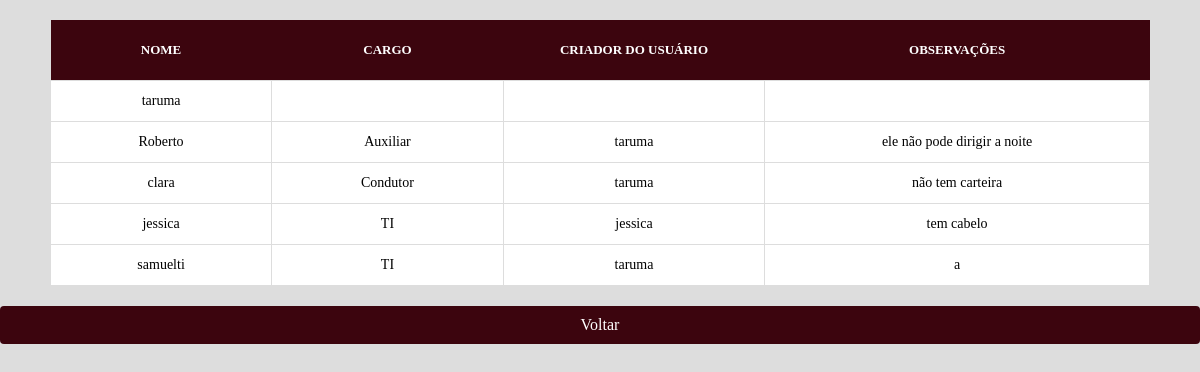
The page /taruma/usuarios.php on the database as committed earlier.
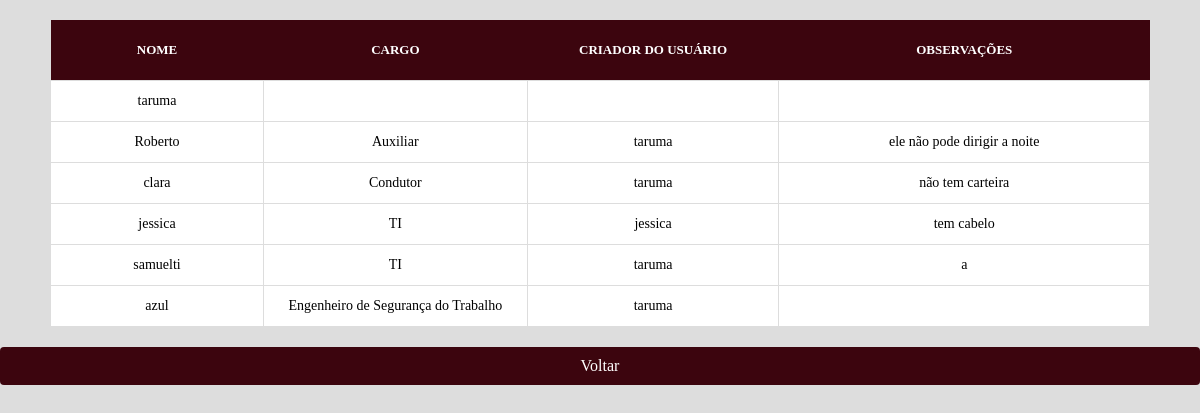
The same page on the database as committed later.
### tables this page shows
CREATE TABLE `usuarios` (
  `id` bigint(20) UNSIGNED NOT NULL,
  `login` varchar(255) NOT NULL,
  `senha` varchar(255) NOT NULL,
  `prioridade` int(2) NOT NULL,
  `superior` varchar(255) DEFAULT NULL,
  `cargo` varchar(255) NOT NULL,
  `observacoes` varchar(255) DEFAULT NULL
);

### taruma/usuarios.php (the view, shortened to what this page needs)
<!DOCTYPE html>
<html lang="pt-BR">
<?php
include('conexao.php');
$sql = "SELECT * FROM usuarios ";
$result = mysqli_query($link, $sql) or die('Query failed: ' . mysqli_error($link));
?>
<head>
    <link rel="stylesheet" href="css/styleTabelas.css">
</head>
<body>
    <table>
        <thead>
            <th>NOME</th>
            <th>CARGO</th>
            <th>CRIADOR DO USUÁRIO</th>
            <th>OBSERVAÇÕES</th>
        </thead>
        <tbody>
            <?php
            while ($row = mysqli_fetch_array($result, MYSQLI_ASSOC)) { ?>
                <tr>
                    <td><?= $row['login'] ?></td>
                    <td><?= $row['cargo'] ?></td>
                    <td><?= $row['superior'] ?></td>
                    <td><?= $row['observacoes'] ?></td>
                </tr>
            <?php } ?>
        </tbody>
    </table>
    <a class="botao" href="menu.php">Voltar</a>
</body>
</html>

### taruma/css/styleTabelas.css (style rules this page uses)
* { margin: 0; overflow-x: hidden; font-family: Cambria, Cochin, Georgia, Times, 'Times New Roman', serif; }
html, body { width: 100%; height: 100%; margin: 0; padding: 0; }
body { display: flex; flex-direction: column; background-color: #ddd; position: relative; height: 100%; min-height: 100%; }
table { border-collapse: collapse; margin: 20px 50px; }
thead { border: 0; }
tbody { border: 0; }
th { height: 50px; width: 50px; font-size: 13px; font-weight: bold; text-align: center; color: white; background-color: #3c050e; padding: 5px; }
td { height: 30px; width: 50px; text-align: center; font-size: 14px; background: white; color: black; border: 1px solid #ddd; padding: 5px; }
a { font-size: 14px; color: black; text-decoration: none; }
a { display: inline-block; padding: 10px 20px; font-size: 16px; text-align: center; text-decoration: none; background-color: #3c050e; color: white; border-radius: 4px; transition: background-color 0.3s; }

Rows that differ between the two databases and show on the page:
added usuarios: login "azul", cargo "Engenheiro de Segurança do Trabalho", superior "taruma"
